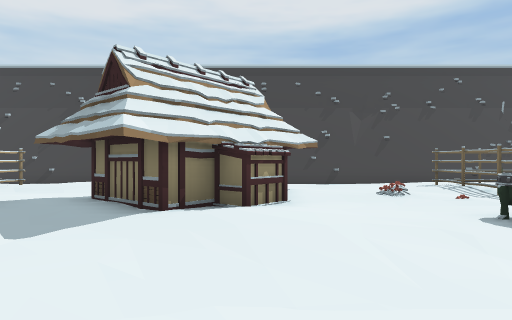
view 1 (above)

15 first-person views from a walk through a 3-D level made in the Unity game engine. The camera is 1.4 m above the floor, looks level and sees 75° across. The floor is counted in squares, 2 m on a side. Each view is taken from the middle of a square. On the plan, view 1 faces up. The plan holds only what a view shows up to about 10 squares ahead; the rest is blank. The place goes on beyond the plan.

view 2
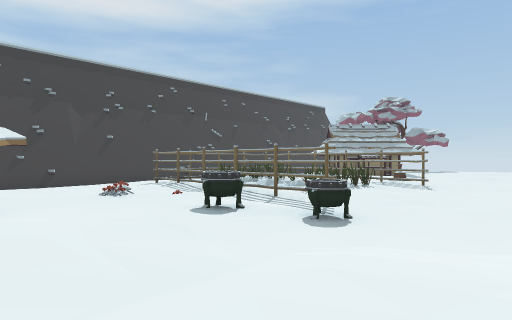

view 3
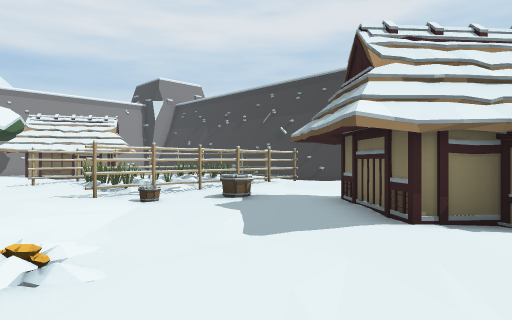

view 4
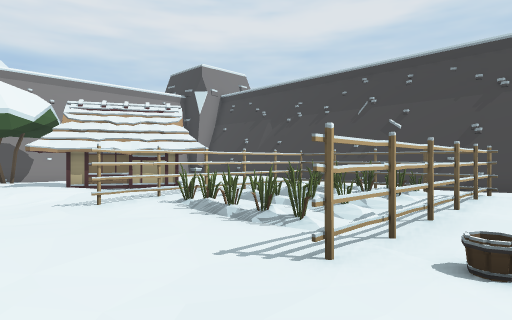

view 5
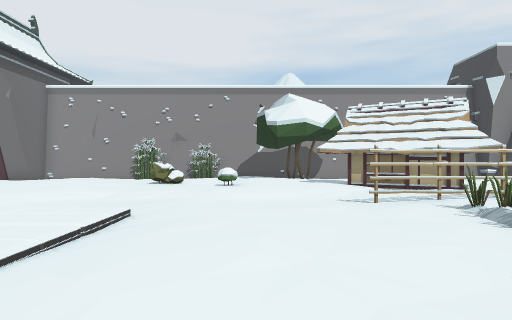

view 6
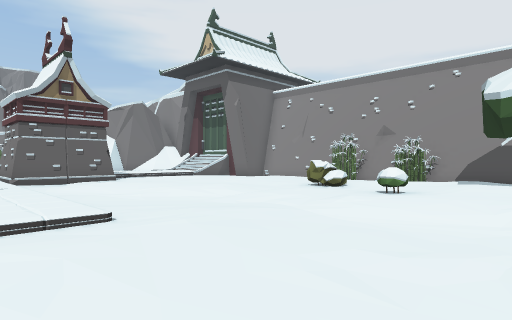

view 7
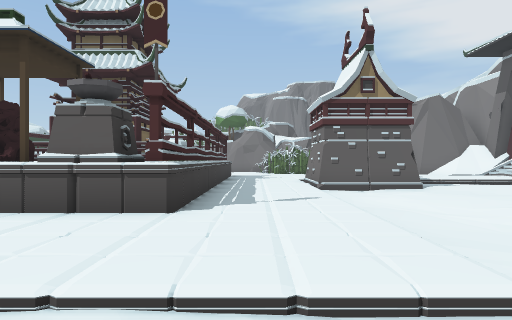

view 8
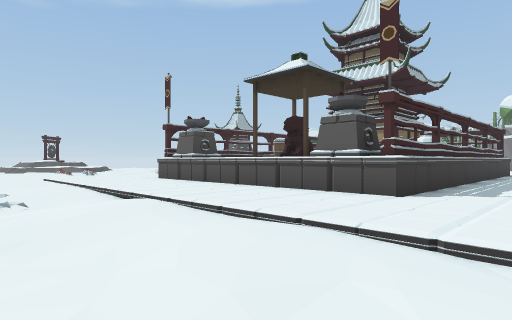

view 9
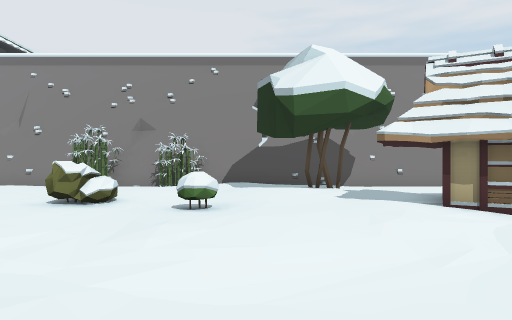

view 10
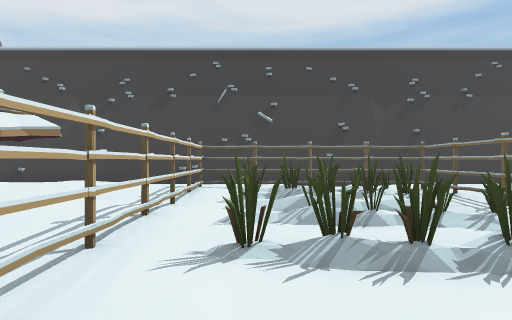

view 11
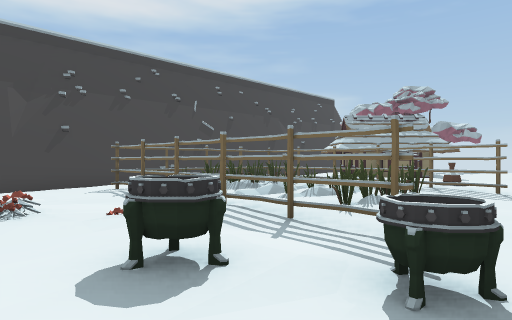

view 12
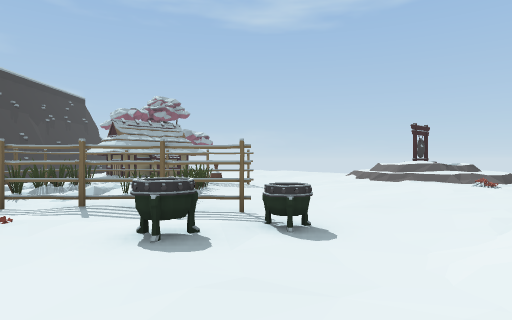

view 13
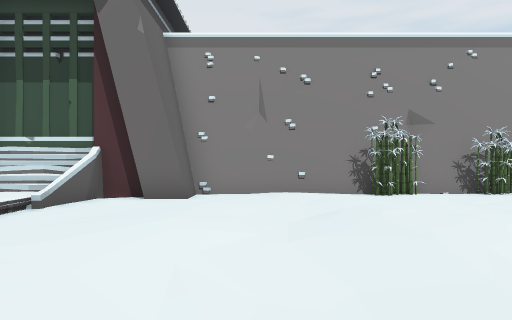

view 14
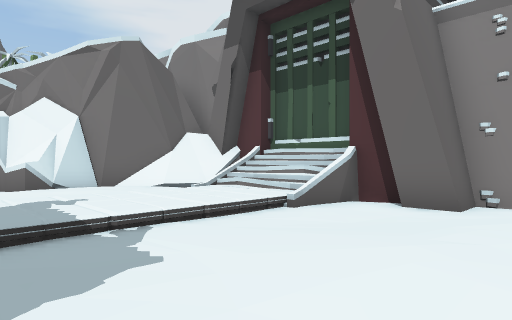

view 15
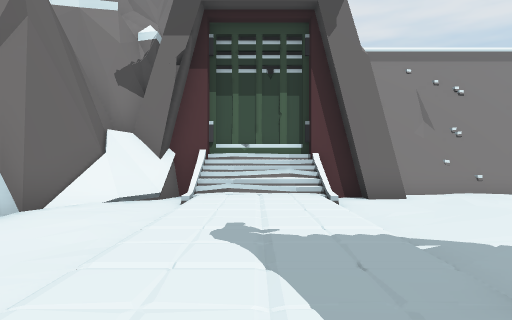

### Floor plan
Key: @ floor where view 1 was taken; # wall or solid block; . main floor; : floor 0.25 m higher than the main floor; - floor 0.25 m lower than the main floor; / step, stairs or slope; F fence; L flower; B bucket; P plant; U bush; T tower; S statue; O other object.
Columns run from 20 left of view 1 to 10 right of it. Each row starts with its distance up from view 1.
 12    ###############    ######
 11     ......./--...     ---..
 10     :.. .....-..     ./-..
  9     ... :FFFFF.:     ....FFFFFO
  8      ...:F..O.F::    ....F:OOOO
  7       ...FOOOOF...   /...FOOOOF
  6 #-    #..F....F...###/.LOF....F
  5 #-.. ##..F.OO-F.B.##O....F.OOOF
  4 #-...#/..FOOOO./.......O.FO/OOF
  3 #O/..../-F-...F/---..../OF..-.F
  2 #.O:.../---...../---..--------.
  1 #..::.../-..::../P-..../--..../
  0  ....U./-/..::.../..@.//--....
 -1 OO...U..-/.::::::::::::  ..:../
 -2 #-...U..--.               .:L./
 -3 #-.....//--  OOOOOOOO       .//
 -4 OO....../--  #OOOOOOO        //
 -5 #-..::.../-  #O OSO
 -6 #.../..../-  #OO S
 -7 #-......./-  #O
 -8 #--.....###  #
 -9 ##-.....  #  #O
-10 #--....-  T  #
-11 #//:::::
-12 ##/      :
-13 ##//////
-14  #/..:..
-15  ###:::
-16    ###.
-17      ##

Positions as (right, up) in squares from view 1, and headings:
1: (0, 0), facing up
2: (0, 0), facing up-right
3: (0, 1), facing up-left
4: (-5, 1), facing up-left
5: (-5, 1), facing left
6: (-8, 3), facing down-left
7: (-8, 1), facing down
8: (-9, 2), facing down-right
9: (-10, 1), facing left
10: (-10, 2), facing up
11: (2, 2), facing up-right
12: (0, 3), facing right
13: (-12, -7), facing left
14: (-13, -7), facing down-left
15: (-11, -12), facing left
